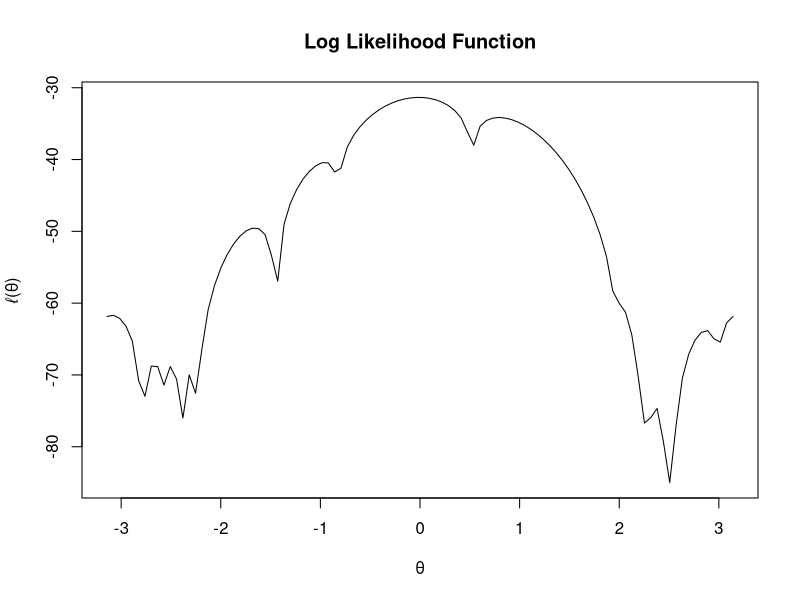

The R source for this figure:
## ---- chunk 1
knitr::opts_chunk$set(echo = TRUE)

## ---- chunk 2
# placing in the information


# building the functions
f <- function(theta){
  x <- c(3.91, 4.85, 2.28, 4.06, 3.70, 4.04, 5.46, 
              3.53, 2.28, 1.96, 2.53, 3.88, 2.22, 3.47, 
              4.82, 2.46, 2.99, 2.54, 0.52, 2.50)
  llh <- 0
  for (i in x){
    llh <- llh + log(
      (1 - cos(i - theta))/(2*pi)
      )
  }
  return(llh)
}

# setup sequences
theta_vec <- seq(-pi,pi,length=100)

# setup y-values
y <-  f(theta_vec)

## ---- chunk 3
# render plot
plot(theta_vec, y, type = 'l' ,main = "Log Likelihood Function", xlab = "\u03b8", ylab = "\u2113(\u03b8)")
## ---- chunk 4
# begin newtons method
